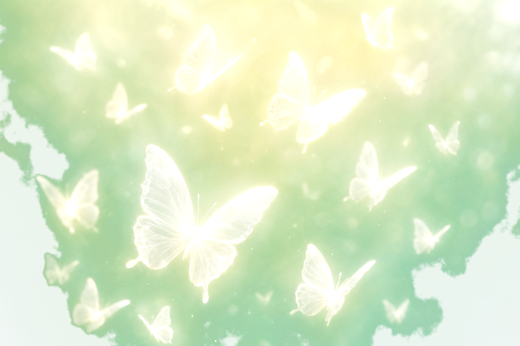
#> input picture assets/photo/butterflies-left.png, 520 x 346 px
$ python -i prepare-site-decor.py   (imports and definitions only)
#> lines starting #> are read from the running program, lines starting #| are printed output that depends on the picture; after the words box and inside, x2 and y2 are one past the last pixel; in counts of white or black regions, pixels touching at a corner belong together
#!/usr/bin/env python3
"""Prepare site decoration assets: butterfly cutouts + lot bucket."""

from __future__ import annotations

from pathlib import Path

import numpy as np
from PIL import Image, ImageFilter, ImageEnhance, ImageOps
from rembg import remove

ROOT = Path(__file__).resolve().parent.parent
BUTTERFLY_SRC = ROOT / 'assets/decor-src-butterflies.jpg'
BUCKET_SRC = ROOT / 'assets/decor-src-lot-bucket.png'
OUT_PHOTO_L = ROOT / 'assets/photo/butterflies-left.png'
OUT_PHOTO_R = ROOT / 'assets/photo/butterflies-right.png'
OUT_BUCKET = ROOT / 'assets/things/ui/lot-bucket.png'


def extract_butterflies(src: Path, out: Path, *, flip: bool = False) -> None:
#> called with src = '../assets/photo/butterflies-left.png', out = 'out.png', flip = False
    img = ImageOps.exif_transpose(Image.open(src).convert('RGBA'))
#> img is the input picture: PIL image 520x346 RGBA; mean R, G, B, A 206.4, 229.4, 189, 226.4
    w, h = img.size
#> w = 520; h = 346
    arr = np.array(img).astype(np.float32)

    # Keep bright / white butterfly pixels; remove green-yellow background
    r, g, b = arr[:, :, 0], arr[:, :, 1], arr[:, :, 2]
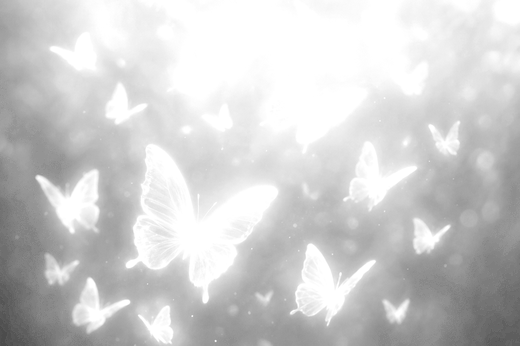
#> r: shape (346, 520) float32; min 72, max 255, mean 206.4
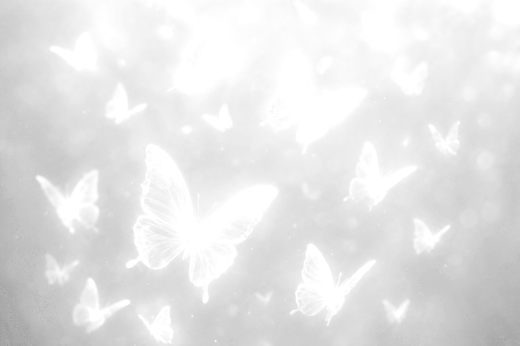
#> g: shape (346, 520) float32; min 155, max 255, mean 229.4
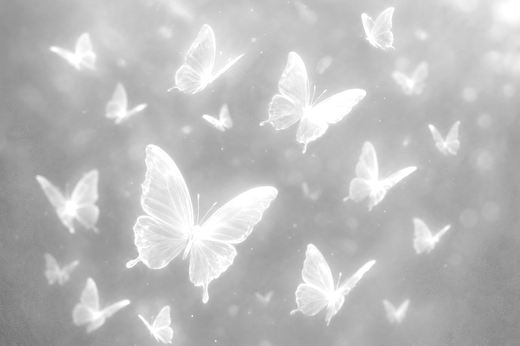
#> b: shape (346, 520) float32; min 114, max 255, mean 189
    lum = 0.299 * r + 0.587 * g + 0.114 * b
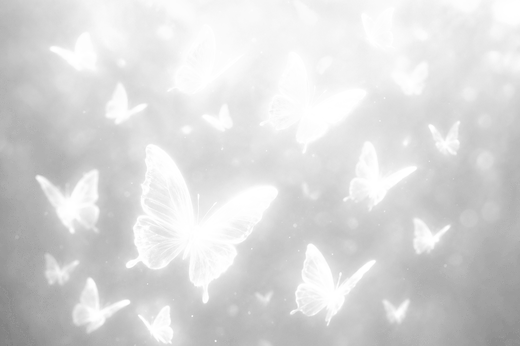
#> lum: shape (346, 520) float32; min 127.5, max 255, mean 217.9
    greenish = (g > r * 0.92) & (g > b * 0.85)
#> greenish: shape (346, 520) bool; every value is 1
    whiteish = lum > 175
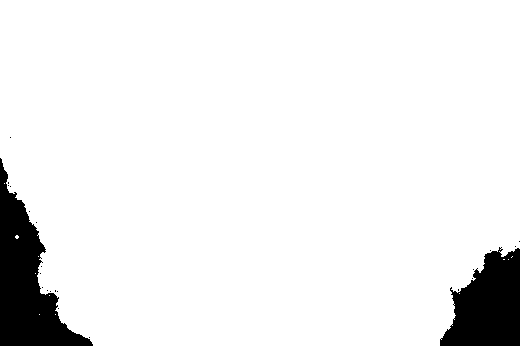
#> whiteish: shape (346, 520) bool; 92.9% white; 23 black regions (21 under 20 px), largest, box (x1, y1, x2, y2) and area: (0, 158, 93, 346) 7212, (440, 247, 520, 346) 5525
    alpha = np.clip((lum - 95) / 90, 0, 1)
    alpha = np.where(greenish & ~whiteish, alpha * 0.15, alpha)
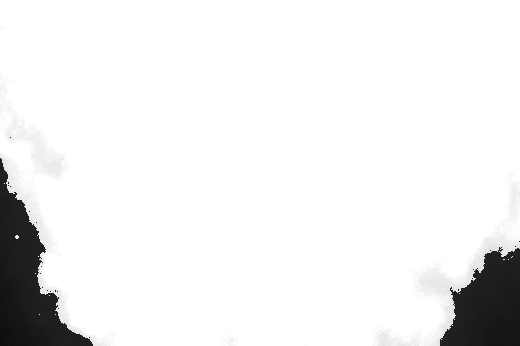
#> alpha: shape (346, 520) float32; min 0.0541, max 1, mean 0.934
    alpha = np.where(whiteish, np.maximum(alpha, 0.55), alpha)
    alpha = np.clip(alpha ** 0.85, 0, 1)

    # Soft feather for glow blend
    a = Image.fromarray((alpha * 255).astype(np.uint8), 'L')
    a = a.filter(ImageFilter.GaussianBlur(1.8))
    arr[:, :, 3] = np.array(a)
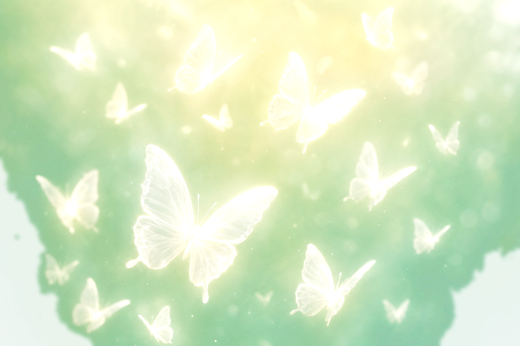
#> arr: shape (346, 520, 4) float32; mean R, G, B, A 206.5, 229.4, 189, 239.5; transparent parts drawn white

    cut = Image.fromarray(arr.astype(np.uint8))
    cut = ImageEnhance.Brightness(cut).enhance(1.06)

    # Crop to butterfly cluster region (upper 75%)
    bbox = cut.split()[-1].getbbox()
#> bbox = (0, 0, 520, 346)
    if bbox:
        x0, y0, x1, y1 = bbox
#> x0 = 0; y0 = 0; x1 = 520; y1 = 346
        pad = 24
        x0, y0 = max(0, x0 - pad), max(0, y0 - pad)
        x1, y1 = min(w, x1 + pad), min(h, y1 + pad)
        cut = cut.crop((x0, y0, x1, y1))

    if flip:
        cut = ImageOps.mirror(cut)

    # Resize for title flanking
    cut = cut.resize((int(cut.width * 520 / max(cut.width, 1)), int(cut.height * 520 / max(cut.width, 1))), Image.Resampling.LANCZOS)
#> (the run stopped early here; a loop or call above may not have finished)
